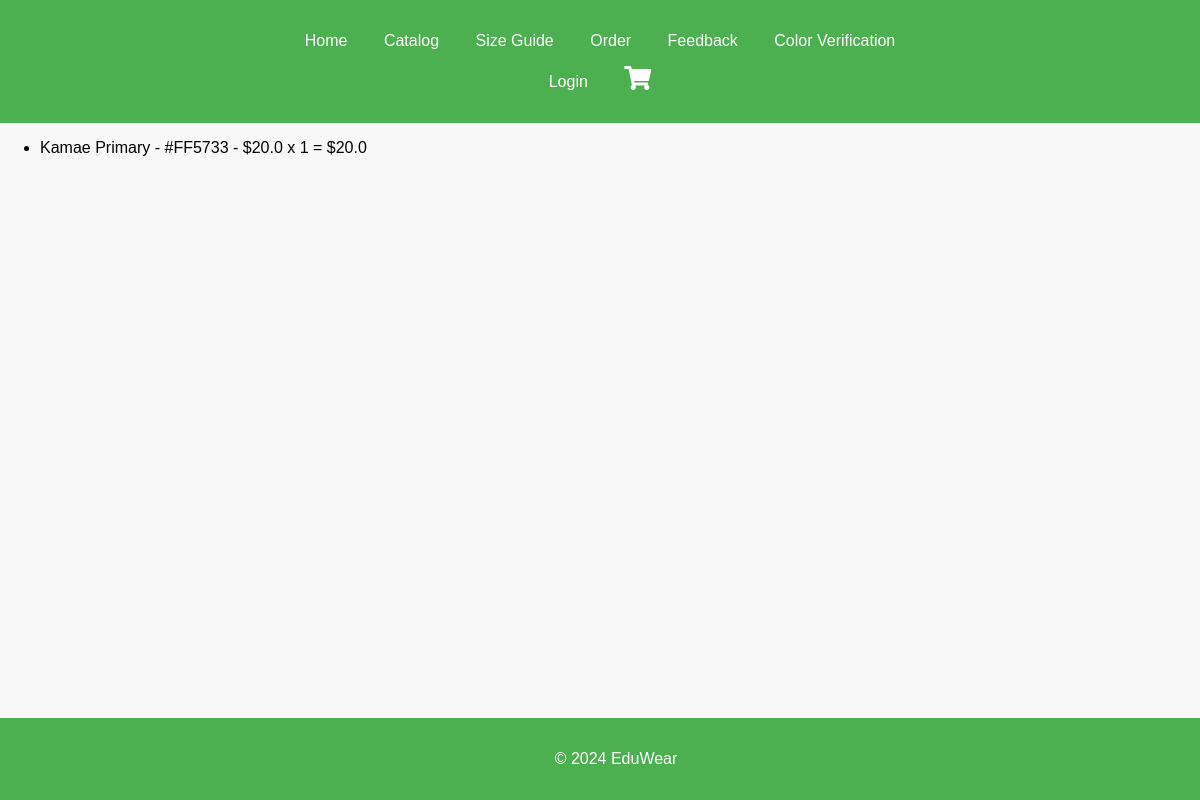
/order (signed in), run on the app's committed database.
### app/models.py (models this page shows, shortened)
class Order(db.Model):
    id = db.Column(db.Integer, primary_key=True)
    user_id = db.Column(db.Integer, db.ForeignKey('user.id'), nullable=False)
    uniform_id = db.Column(db.Integer, db.ForeignKey('uniform.id'), nullable=False)
    quantity = db.Column(db.Integer, nullable=False)
    total_price = db.Column(db.Float, nullable=False)
    status = db.Column(db.String(20), default='Pending')
    uniform = db.relationship('Uniform', backref='orders')

class Uniform(db.Model):
    __tablename__ = 'uniform'
    id = db.Column(db.Integer, primary_key=True)
    school_name = db.Column(db.String(100), nullable=False)
    size = db.Column(db.String(50), nullable=False)
    color_code = db.Column(db.String(7), nullable=False)
    price = db.Column(db.Float, nullable=False)
    photo_url = db.Column(db.String(200), nullable=True)

### app/routes.py (the view, shortened to what this page needs)
@app.route('/order', methods=['GET', 'POST'])
@login_required
def order():
    user_id = current_user.id
    orders = Order.query.filter_by(user_id=user_id).all()
    return render_template('order.html', orders=orders)

### app/routes.py (called while the page is built)
@login_manager.user_loader
def load_user(user_id):
    return User.query.get(int(user_id))

### app/templates/order.html
{% extends 'layout.html' %}
{% block content %}
{% if orders %}
    <ul>
        {% for order in orders %}
        <li>
            {{ order.uniform.school_name }} - {{ order.uniform.color_code }} - ${{ order.uniform.price }} x {{ order.quantity }}
            = ${{ order.total_price }}
        </li>
        {% endfor %}
    </ul>
{% else %}
    <p>You have no orders.</p>
{% endif %}
{% endblock %}

### app/static/css/styles.css (style rules this page uses)
body { font-family: Arial, sans-serif; background-color: #f8f8f8; margin: 0; padding: 0; }

### app/static/css/catalog.css (style rules this page uses)
body { font-family: Arial, sans-serif; }

### data on the page
Order: uniform.school_name "Kamae Primary", uniform.color_code "#FF5733", uniform.price "20.0", quantity "1", total_price "20.0"
